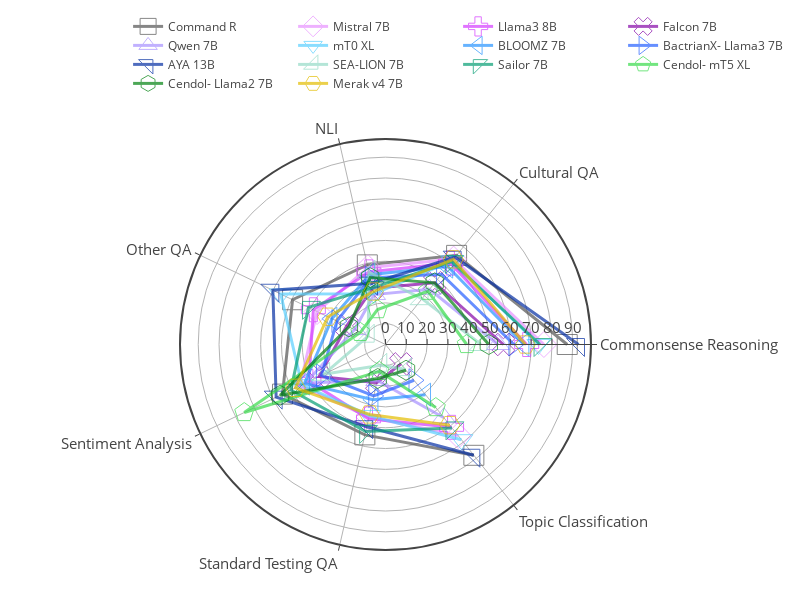

Notebook source saved alongside this figure:
### Markdown cell above
#### Per task

### Code cell
import plotly.express as px

fig = go.Figure()

for i, model in enumerate(model_to_index.keys()):
    if model not in df['model'].unique():
        continue
        
    pdf = df[(df['prompt_lang'] == 'eng') & (df['model'] == model)].groupby(['prompt_lang', 'task'])[['accuracy','macro_f1_score','weighted_f1_score']].mean().reset_index()
    fig.add_trace(go.Scatterpolar(
          r=pdf['weighted_f1_score'],
          theta=pdf["task"].unique(),
          fill='none',
          line=dict(color=model_to_individual_color[model], width=3),
          marker=dict(size=20, symbol=i+100),
          name=model_to_display_name[model],
          opacity=0.7,
    ))

# fig.update_layout(
#     template='plotly_white',
# )

fig.update_layout(
    template='none',
    width=800,
    height=600,
    margin=dict(l=50, r=50, t=50, b=50),
    font_size = 15,
    showlegend = True,
    polar = dict(
      angularaxis = dict(
        linewidth = 2,
        showline=True,
        linecolor='light gray'
      ),
      radialaxis = dict(
        side = "counterclockwise",
        showline = True,
        linewidth = 1,
        gridcolor = "light gray",
        gridwidth = 1,
      ),
    ),
    legend=dict(
        orientation="h",
        yanchor="bottom",
        y=1.1,
        xanchor="right",
        x=1.1,
        font_size=12,
    )
)

fig.write_image('../figures/nlu/weighted_f1_score_per_task.pdf')
fig.show()

### Figure 1 — Plotly figure (JSON) as saved in the notebook; plotly's stock layout.template omitted (floating-point values rounded to 4 significant figures)
{"data": [{"fill": "none", "line": {"color": "#545454", "width": 3}, "marker": {"size": 20, "symbol": 101}, "name": "Command R", "opacity": 0.7, "r": [87.33, 54.79, 39.26, 49.56, 54.95, 44.56, 68.11], "theta": ["Commonsense Reasoning", "Cultural QA", "NLI", "Other QA", "Sentiment Analysis", "Standard Testing QA", "Topic Classification"], "type": "scatterpolar"}, {"fill": "none", "line": {"color": "#e791ff", "width": 3}, "marker": {"size": 20, "symbol": 102}, "name": "Mistral 7B", "opacity": 0.7, "r": [76.13, 52.49, 37.88, 36.52, 45.67, 35.77, 55.97], "theta": ["Commonsense Reasoning", "Cultural QA", "NLI", "Other QA", "Sentiment Analysis", "Standard Testing QA", "Topic Classification"], "type": "scatterpolar"}, {"fill": "none", "line": {"color": "#d43bff", "width": 3}, "marker": {"size": 20, "symbol": 103}, "name": "Llama3 8B", "opacity": 0.7, "r": [67.85, 50.02, 35.8, 38.49, 40.86, 36.65, 50.92], "theta": ["Commonsense Reasoning", "Cultural QA", "NLI", "Other QA", "Sentiment Analysis", "Standard Testing QA", "Topic Classification"], "type": "scatterpolar"}, {"fill": "none", "line": {"color": "#8507a8", "width": 3}, "marker": {"size": 20, "symbol": 104}, "name": "Falcon 7B", "opacity": 0.7, "r": [56.67, 37.99, 27.75, 20.65, 35.45, 18.78, 11.92], "theta": ["Commonsense Reasoning", "Cultural QA", "NLI", "Other QA", "Sentiment Analysis", "Standard Testing QA", "Topic Classification"], "type": "scatterpolar"}, {"fill": "none", "line": {"color": "#a791ff", "width": 3}, "marker": {"size": 20, "symbol": 105}, "name": "Qwen 7B", "opacity": 0.7, "r": [54.1, 33.93, 24.62, 16.51, 42.66, 17.72, 45.03], "theta": ["Commonsense Reasoning", "Cultural QA", "NLI", "Other QA", "Sentiment Analysis", "Standard Testing QA", "Topic Classification"], "type": "scatterpolar"}, {"fill": "none", "line": {"color": "#59d0ff", "width": 3}, "marker": {"size": 20, "symbol": 106}, "name": "mT0 XL", "opacity": 0.7, "r": [73.5, 51.37, 25.06, 55.9, 44.61, 34.98, 58.52], "theta": ["Commonsense Reasoning", "Cultural QA", "NLI", "Other QA", "Sentiment Analysis", "Standard Testing QA", "Topic Classification"], "type": "scatterpolar"}, {"fill": "none", "line": {"color": "#2693ff", "width": 3}, "marker": {"size": 20, "symbol": 107}, "name": "BLOOMZ 7B", "opacity": 0.7, "r": [66.5, 47.92, 34.38, 28.6, 43.23, 27.19, 30.84], "theta": ["Commonsense Reasoning", "Cultural QA", "NLI", "Other QA", "Sentiment Analysis", "Standard Testing QA", "Topic Classification"], "type": "scatterpolar"}, {"fill": "none", "line": {"color": "#2660ff", "width": 3}, "marker": {"size": 20, "symbol": 108}, "name": "BactrianX-\nLlama3 7B", "opacity": 0.7, "r": [61.72, 43.23, 32.84, 25.9, 34.18, 25.35, 21.98], "theta": ["Commonsense Reasoning", "Cultural QA", "NLI", "Other QA", "Sentiment Analysis", "Standard Testing QA", "Topic Classification"], "type": "scatterpolar"}, {"fill": "none", "line": {"color": "#052fa3", "width": 3}, "marker": {"size": 20, "symbol": 109}, "name": "AYA 13B", "opacity": 0.7, "r": [92.75, 53.65, 30.21, 60.09, 58.33, 40.53, 68.08], "theta": ["Commonsense Reasoning", "Cultural QA", "NLI", "Other QA", "Sentiment Analysis", "Standard Testing QA", "Topic Classification"], "type": "scatterpolar"}, {"fill": "none", "line": {"color": "#95dbc7", "width": 3}, "marker": {"size": 20, "symbol": 110}, "name": "SEA-LION\n7B", "opacity": 0.7, "r": [45.84, 28.17, 35.7, 9.23, 33.01, 10.21, 15.43], "theta": ["Commonsense Reasoning", "Cultural QA", "NLI", "Other QA", "Sentiment Analysis", "Standard Testing QA", "Topic Classification"], "type": "scatterpolar"}, {"fill": "none", "line": {"color": "#059e73", "width": 3}, "marker": {"size": 20, "symbol": 112}, "name": "Sailor 7B", "opacity": 0.7, "r": [74.28, 50.97, 27.98, 41.08, 50.48, 42.88, 51.26], "theta": ["Commonsense Reasoning", "Cultural QA", "NLI", "Other QA", "Sentiment Analysis", "Standard Testing QA", "Topic Classification"], "type": "scatterpolar"}, {"fill": "none", "line": {"color": "#37db4a", "width": 3}, "marker": {"size": 20, "symbol": 113}, "name": "Cendol-\nmT5 XL", "opacity": 0.7, "r": [39.04, 32.74, 17.19, 13.41, 75.34, 13.25, 38.78], "theta": ["Commonsense Reasoning", "Cultural QA", "NLI", "Other QA", "Sentiment Analysis", "Standard Testing QA", "Topic Classification"], "type": "scatterpolar"}, {"fill": "none", "line": {"color": "#018210", "width": 3}, "marker": {"size": 20, "symbol": 114}, "name": "Cendol-\nLlama2 7B", "opacity": 0.7, "r": [49.65, 37.91, 32.99, 19.5, 56.21, 16.74, 15.82], "theta": ["Commonsense Reasoning", "Cultural QA", "NLI", "Other QA", "Sentiment Analysis", "Standard Testing QA", "Topic Classification"], "type": "scatterpolar"}, {"fill": "none", "line": {"color": "#e3bd00", "width": 3}, "marker": {"size": 20, "symbol": 115}, "name": "Merak v4 7B", "opacity": 0.7, "r": [67.25, 52.35, 26.13, 30.77, 48.01, 34.49, 49.6], "theta": ["Commonsense Reasoning", "Cultural QA", "NLI", "Other QA", "Sentiment Analysis", "Standard Testing QA", "Topic Classification"], "type": "scatterpolar"}], "layout": {"font": {"size": 15}, "height": 600, "legend": {"font": {"size": 12}, "orientation": "h", "x": 1.1, "xanchor": "right", "y": 1.1, "yanchor": "bottom"}, "margin": {"b": 50, "l": 50, "r": 50, "t": 50}, "polar": {"angularaxis": {"linecolor": "light gray", "linewidth": 2, "showline": true, "type": "category"}, "radialaxis": {"autorange": true, "gridcolor": "light gray", "gridwidth": 1, "linewidth": 1, "range": [0, 98.76], "showline": true, "side": "counterclockwise", "type": "linear"}}, "showlegend": true, "width": 800}}
